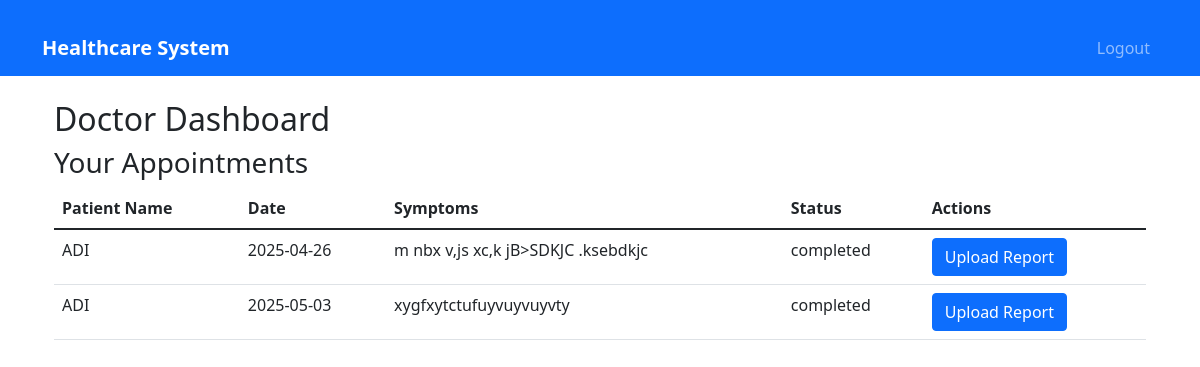
/doctor/dashboard (signed in), run on the app's committed database.
### app.py (models this page shows)
class User(UserMixin, db.Model):
    id = db.Column(db.Integer, primary_key=True)
    email = db.Column(db.String(120), unique=True, nullable=False)
    password = db.Column(db.String(200), nullable=False)
    name = db.Column(db.String(100), nullable=False)
    role = db.Column(db.String(20), nullable=False)  # 'doctor' or 'patient'
    specialization = db.Column(db.String(100))  # For doctors
    phone = db.Column(db.String(20))
    address = db.Column(db.String(200))

class Appointment(db.Model):
    id = db.Column(db.Integer, primary_key=True)
    doctor_id = db.Column(db.Integer, db.ForeignKey('user.id'), nullable=False)
    patient_id = db.Column(db.Integer, db.ForeignKey('user.id'), nullable=False)
    date = db.Column(db.DateTime, nullable=False)
    symptoms = db.Column(db.Text)
    status = db.Column(db.String(20), default='pending')
    report_hash = db.Column(db.String(64))

### app.py (the view)
@app.route('/doctor/dashboard')
@login_required
def doctor_dashboard():
    if current_user.role != 'doctor':
        return redirect(url_for('index'))
    appointments = Appointment.query.filter_by(doctor_id=current_user.id).all()
    appointments_with_patients = []
    for appointment in appointments:
        patient = User.query.get(appointment.patient_id)
        appointments_with_patients.append({
            'appointment': appointment,
            'patient': patient
        })
    return render_template('doctor_dashboard.html', appointments=appointments_with_patients)

### app.py (called while the page is built)
@login_manager.user_loader
def load_user(user_id):
    return User.query.get(int(user_id))

### templates/doctor_dashboard.html (shortened to what this page needs)
{% extends "base.html" %}
{% block content %}
<div class="container mt-4">
    <h2>Doctor Dashboard</h2>
    <div class="row">
        <div class="col-md-12">
            <h3>Your Appointments</h3>
            <table class="table">
                <thead>
                    <tr>
                        <th>Patient Name</th>
                        <th>Date</th>
                        <th>Symptoms</th>
                        <th>Status</th>
                        <th>Actions</th>
                    </tr>
                </thead>
                <tbody>
                    {% for item in appointments %}
                    <tr>
                        <td>{{ item.patient.name }}</td>
                        <td>{{ item.appointment.date.strftime('%Y-%m-%d') }}</td>
                        <td>{{ item.appointment.symptoms }}</td>
                        <td>{{ item.appointment.status }}</td>
                        <td>
                            {% if item.appointment.status == 'completed' %}
                            <a href="{{ url_for('upload_report', appointment_id=item.appointment.id) }}" class="btn btn-primary">Upload Report</a>
                            {% else %}
                            <form action="{{ url_for('complete_appointment', appointment_id=item.appointment.id) }}" method="POST" style="display: inline;">
                                <button type="submit" class="btn btn-success">Mark as Complete</button>
                            </form>
                            {% endif %}
                        </td>
                    </tr>
                    {% endfor %}
                </tbody>
            </table>
        </div>
    </div>
</div>
{% endblock %}

### templates/base.html (style rules this page uses)
.container { margin-top: 20px; }

### data on the page
User: patient.name "ADI" "ADI"
Appointment: appointment "2025-04-26", appointment.symptoms "m nbx v,js xc,k jB>SDKJC .ksebdkjc", appointment.status "completed"
Appointment: appointment "2025-05-03", appointment.symptoms "xygfxytctufuyvuyvuyvty", appointment.status "completed"
